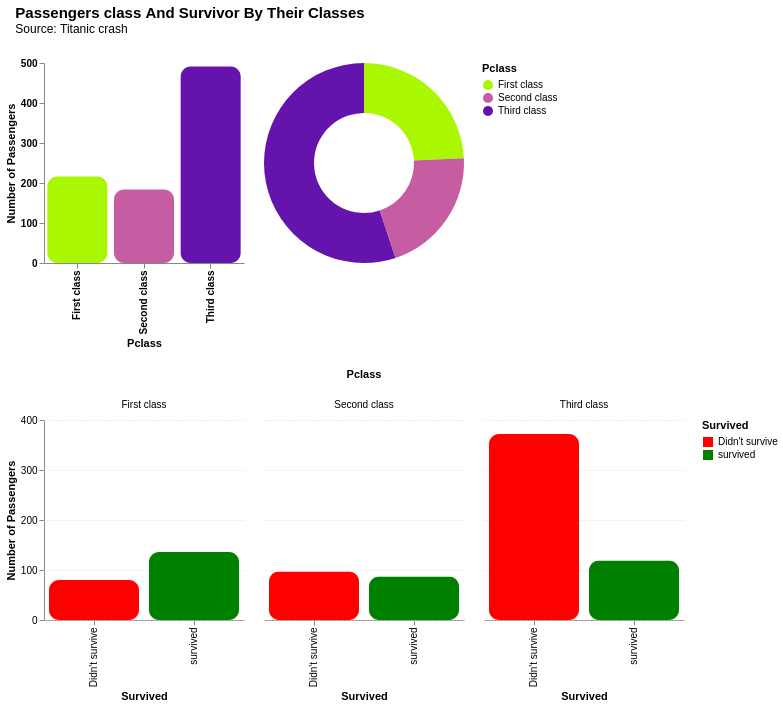

Notebook code cell kept with this figure:
### Code cell
graph.categorical_grouped_chart(
    PCLASS,
    TARGET_NAME,
    colors=PCLASS_COLORS,
    target_colors=SURVIVED_COLORS,
    title=title,
    subtitle=SUBTITLE,
)

### Figure 1 — Vega-Lite specification as saved in the notebook (floating-point values rounded to 4 significant figures; data arrays with more than 128 entries replaced by an {"elided": "..."} marker saying what was removed)
{"config": {"view": {"continuousWidth": 300, "continuousHeight": 300, "stroke": null}}, "vconcat": [{"hconcat": [{"layer": [{"mark": {"type": "bar", "cornerRadius": 10}, "encoding": {"color": {"field": "Pclass", "legend": {"orient": "right"}, "scale": {"range": ["#6414AD", "#C65DA2", "#AAF704"], "reverse": true}, "type": "nominal"}, "tooltip": [{"field": "Pclass", "title": "Pclass", "type": "nominal"}, {"aggregate": "count", "title": "Number of Passengers", "type": "quantitative"}], "x": {"axis": {"grid": false, "labelFontWeight": "bold"}, "field": "Pclass", "title": "Pclass", "type": "nominal"}, "y": {"aggregate": "count", "axis": {"grid": false, "labelFontWeight": "bold"}, "title": "Number of Passengers", "type": "quantitative"}}, "title": {"text": "", "fontSize": 18, "subtitle": "", "subtitleFontSize": 12}}, {"mark": {"type": "text", "align": "center", "baseline": "bottom", "color": "white", "dy": -5, "fontSize": 12, "fontWeight": "bold"}, "encoding": {"text": {"aggregate": "count", "type": "quantitative"}, "x": {"field": "Pclass", "type": "nominal"}, "y": {"aggregate": "count", "type": "quantitative"}}}], "data": {"name": "data-9d64146618e33eb9e58b6076cafa4a56"}, "height": 200, "width": 200}, {"data": {"name": "data-f5f650c3e0e0bc689287c20aeb4369ec"}, "mark": {"type": "arc", "innerRadius": 50}, "encoding": {"color": {"field": "Pclass", "type": "nominal"}, "theta": {"field": "count", "type": "quantitative"}, "tooltip": [{"field": "Pclass", "type": "nominal"}, {"field": "count", "format": ".2f", "title": "Percentage (%)", "type": "quantitative"}]}, "height": 200, "width": 200}]}, {"data": {"name": "data-8c1cbe69e9612faa58312dc1c6c5963c"}, "mark": {"type": "bar", "cornerRadius": 10}, "encoding": {"color": {"field": "Survived", "legend": {"orient": "right"}, "scale": {"range": ["green", "red"], "reverse": true}, "type": "nominal"}, "column": {"field": "Pclass", "type": "nominal"}, "tooltip": [{"field": "Survived", "title": "Survived", "type": "nominal"}, {"field": "count", "title": "Number of Passengers", "type": "quantitative"}, {"field": "percent", "format": ".2f", "title": "Percentage (%)", "type": "quantitative"}], "x": {"field": "Survived", "title": "Survived", "type": "nominal"}, "y": {"axis": {"grid": true, "gridDash": [1, 2]}, "field": "count", "title": "Number of Passengers", "type": "quantitative"}}, "height": 200, "title": {"text": "", "fontSize": 18, "subtitle": "", "subtitleFontSize": 12}, "width": 200}], "resolve": {"scale": {"color": "independent"}}, "title": {"text": "Passengers class And Survivor By Their Classes", "dx": 10, "dy": -10, "fontSize": 15, "subtitle": "Source: Titanic crash"}, "$schema": "https://vega.github.io/schema/vega-lite/v5.20.1.json", "datasets": {"data-9d64146618e33eb9e58b6076cafa4a56": {"elided": "891 records"}, "data-f5f650c3e0e0bc689287c20aeb4369ec": [{"Pclass": "Third class", "count": 55.11}, {"Pclass": "First class", "count": 24.24}, {"Pclass": "Second class", "count": 20.65}], "data-8c1cbe69e9612faa58312dc1c6c5963c": [{"Pclass": "First class", "Survived": "survived", "count": 136, "percent": 15.26}, {"Pclass": "First class", "Survived": "Didn't survive", "count": 80, "percent": 8.98}, {"Pclass": "Second class", "Survived": "Didn't survive", "count": 97, "percent": 10.89}, {"Pclass": "Second class", "Survived": "survived", "count": 87, "percent": 9.76}, {"Pclass": "Third class", "Survived": "Didn't survive", "count": 372, "percent": 41.75}, {"Pclass": "Third class", "Survived": "survived", "count": 119, "percent": 13.36}]}}
